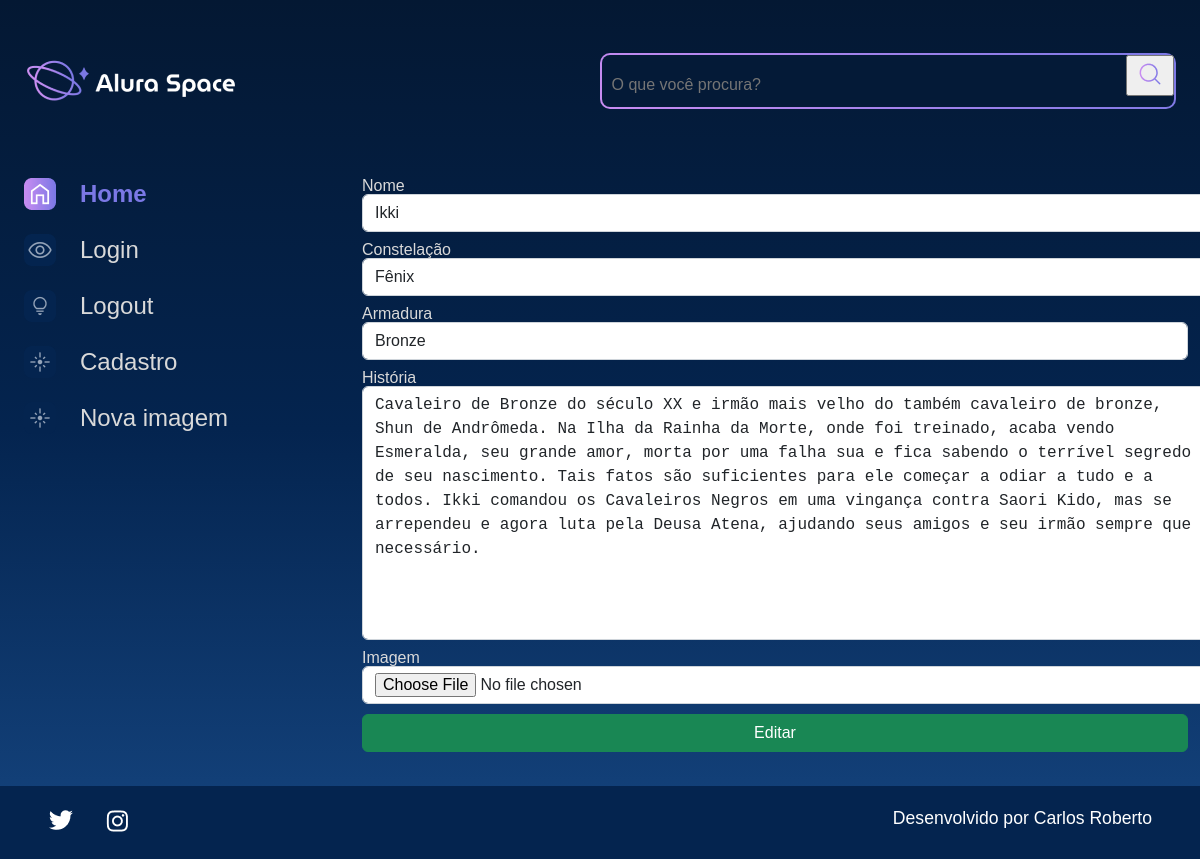
The page /editar_imagem/2 on the database its author committed.
### apps/galeria/models.py (models this page shows, shortened)
class Cavaleiro(models.Model):
    OPCOES_CATEGORIAS = [
        ('BRONZE', 'Bronze'),
        ('OURO', 'Ouro'),
        ('PRATA', 'Prata'),
    ]
    usuario = models.ForeignKey(
        to=User,
        on_delete=models.SET_NULL,
        null=True,
        blank=False,
        related_name='user',
    )
    nome = models.CharField(max_length=100, blank=False, null=False)
    constelacao = models.CharField(max_length=100, blank=False, null=False)
    armadura = models.CharField(max_length=100, choices=OPCOES_CATEGORIAS, default='')
    historia = models.TextField()
    imagem = models.ImageField(blank=True, upload_to='galeria/%Y%m')

### apps/galeria/views.py (the view)
# urls.py: path('editar_imagem/<int:foto_id>', views.editar_imagem, name='editar_imagem'),
def editar_imagem(request, foto_id):
    fotografia = Cavaleiro.objects.get(id=foto_id)
    form = FotografiaForms(instance=fotografia)
    if request.method == 'POST':
        form = FotografiaForms(request.POST, request.FILES, instance=fotografia)
        messages.success(request, 'Fotografia editada.')
        return redirect('apps.galeria:index')
    context = {
        'form': form,
        'foto_id': foto_id,
    }
    return render(request, 'galeria/editar_imagem.html', context)

### apps/galeria/forms.py
class FotografiaForms(forms.ModelForm):
    class Meta:
        model = Cavaleiro
        exclude = ['usuario',]
        labels = {
            'constelacao': 'Constelação',
            'historia': 'História',
        }
        widgets = {
            'nome': forms.TextInput(attrs={'class': 'form-control'}),
            'constelacao': forms.TextInput(attrs={'class': 'form-control'}),
            'armadura': forms.Select(attrs={'class': 'form-control'}),
            'historia': forms.Textarea(attrs={'class': 'form-control'}),
            'imagem': forms.FileInput(attrs={'class': 'form-control'}),
        }

### apps/galeria/templates/galeria/editar_imagem.html (shortened to what this page needs)
{% extends "base.html" %}
{% load static %}
{% block content %}
                        <section class="galeria" style="margin-left: 5em">
                            <form action="{% url 'apps.galeria:editar_imagem' foto_id %}" method="POST" enctype="multipart/form-data">
                                <div class="row">
                                    {% for field in form.visible_fields %}
                                        <div class="col-12 col-lg-12" style="margin-bottom: 10px">
                                            <label for="{{ field.id_for_label }}" style="color:#D9D9D9; margin-bottom: 10px">{{ field.label }}</label>
                                            {{ field }}
                                        </div>
                                    {% endfor %}
                                    <div class="col-12 col-lg-12" style="margin-bottom: 10px">
                                        <button type="submit" class="btn btn-success col-12" style="padding: top 5px">Editar</button>
                                    </div>
                                </div>
                            </form>
                        </section>
                    </div>
{% endblock content %}

### setup/static/styles/style.css (style rules this page uses)
html, body, div, span, applet, object, iframe, h1, h2, h3, h4, h5, h6, p, blockquote, pre, a, abbr, acronym, address, big, cite, code, del, dfn, em, img, ins, kbd, q, s, samp, small, strike, strong, sub, sup, tt, var, b, u, i, center, dl, dt, dd, ol, ul, li, fieldset, form, label, legend, table, caption, tbody, tfoot, thead, tr, th, td, article, aside, canvas, details, embed, figure, figcaption, footer, header, hgroup, menu, nav, output, ruby, section, summary, time, mark, audio, video { margin: 0; padding: 0; border: 0; font-size: 100%; font: inherit; vertical-align: baseline; }
article, aside, details, figcaption, figure, footer, header, hgroup, menu, nav, section { display: block; }
body { line-height: 1; font-family: 'Space Grotesk', sans-serif; min-height: 100vh; background: linear-gradient(#041833,#04244F,#154580); background-repeat: no-repeat; background-position: center; background-size: cover; }
.galeria { display: flex; width: 100%; }
.row { --bs-gutter-x: 1.5rem; --bs-gutter-y: 0; display: flex; flex-wrap: wrap; margin-top: calc(-1 * var(--bs-gutter-y)); margin-right: calc(-.5 * var(--bs-gutter-x)); margin-left: calc(-.5 * var(--bs-gutter-x)); }
.col-12 { flex: 0 0 auto; width: 100%; }
.btn { --bs-btn-padding-x: 0.75rem; --bs-btn-padding-y: 0.375rem; --bs-btn-font-family: ; --bs-btn-font-size: 1rem; --bs-btn-font-weight: 400; --bs-btn-line-height: 1.5; --bs-btn-color: #212529; --bs-btn-bg: transparent; --bs-btn-border-width: 1px; --bs-btn-border-color: transparent; --bs-btn-border-radius: 0.375rem; --bs-btn-hover-border-color: transparent; --bs-btn-box-shadow: inset 0 1px 0 rgba(255, 255, 255, 0.15),0 1px 1px rgba(0, 0, 0, 0.075); --bs-btn-disabled-opacity: 0.65; --bs-btn-focus-box-shadow: 0 0 0 0.25rem rgba(var(--bs-btn-focus-shadow-rgb), .5); display: inline-block; padding: var(--bs-btn-padding-y) var(--bs-btn-padding-x); font-family: var(--bs-btn-font-family); font-size: var(--bs-btn-font-size); font-weight: var(--bs-btn-font-weight); line-height: var(--bs-btn-line-height); color: var(--bs-btn-color); text-align: center; text-decoration: none; vertical-align: middle; cursor: pointer; -webkit-user-select: none; -moz-user-select: none; user-select: none; border: var(--bs-btn-border-width) solid var(--bs-btn-border-color); border-radius: var(--bs-btn-border-radius); background-color: var(--bs-btn-bg); transition: color .15s ease-in-out,background-color .15s ease-in-out,border-color .15s ease-in-out,box-shadow .15s ease-in-out; }
.btn-success { --bs-btn-color: #fff; --bs-btn-bg: #198754; --bs-btn-border-color: #198754; --bs-btn-hover-color: #fff; --bs-btn-hover-bg: #157347; --bs-btn-hover-border-color: #146c43; --bs-btn-focus-shadow-rgb: 60,153,110; --bs-btn-active-color: #fff; --bs-btn-active-bg: #146c43; --bs-btn-active-border-color: #13653f; --bs-btn-active-shadow: inset 0 3px 5px rgba(0, 0, 0, 0.125); --bs-btn-disabled-color: #fff; --bs-btn-disabled-bg: #198754; --bs-btn-disabled-border-color: #198754; }
.form-control { display: block; width: 100%; padding: 0.375rem 0.75rem; font-size: 1rem; font-weight: 400; line-height: 1.5; color: #212529; background-color: #fff; background-clip: padding-box; border: 1px solid #ced4da; -webkit-appearance: none; -moz-appearance: none; appearance: none; border-radius: 0.375rem; transition: border-color .15s ease-in-out,box-shadow .15s ease-in-out; }

### rows shown on the page
Cavaleiro: visible_fields "Ikki" "Fênix" "Bronze" "Cavaleiro de Bronze do século XX e irmão mais velho do também cavaleiro de bronze, Shun de Andrômeda. Na Ilha da Rainha da Morte, onde foi treinado, acaba vendo Esmeralda, seu grande amor, morta por uma falha sua e fica sabendo o terrível segredo de seu nascimento. Tais fatos são suficientes para ele começar a odiar a tudo e a todos. Ikki comandou os Cavaleiros Negros em uma vingança contra Saori Kido, mas se arrependeu e agora luta pela Deusa Atena, ajudando seus amigos e seu irmão sempre que necessário."

### other values the page prints
{{ field.label }} "Nome" "Constelação" "Armadura" "História" "Imagem"
